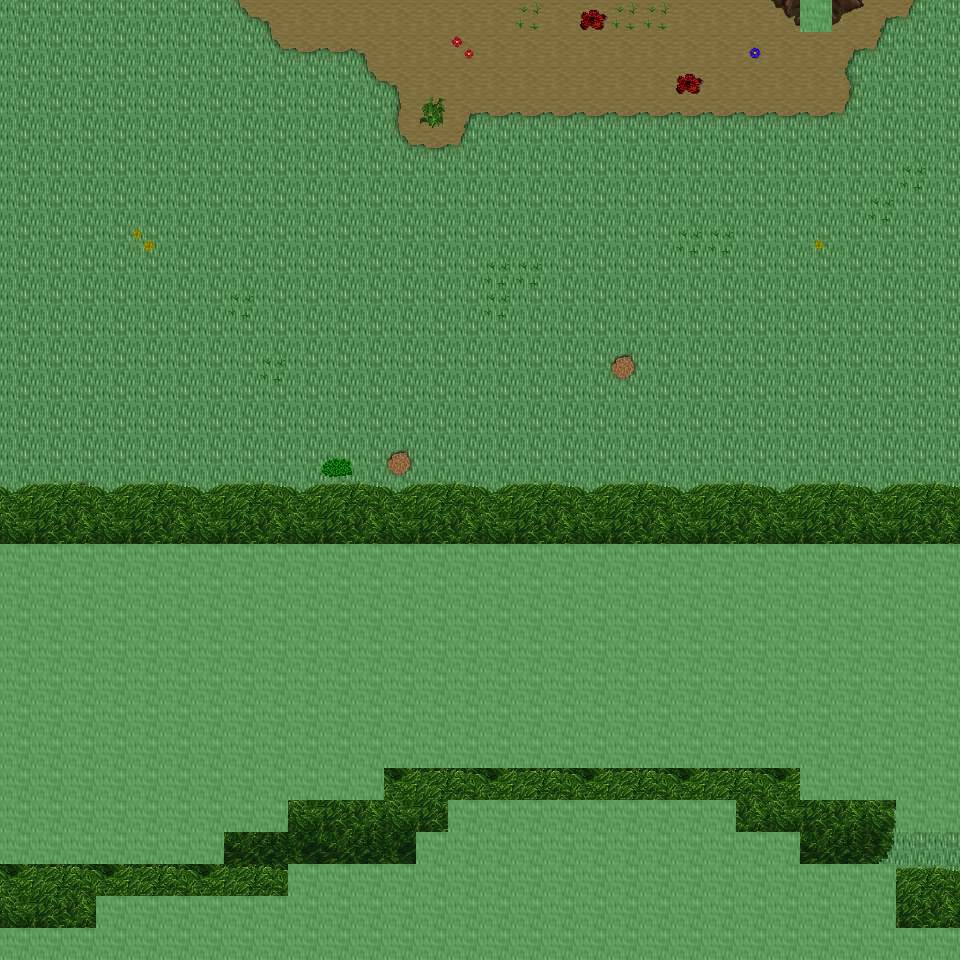

A 2D game scene composited from a Tiled map and its tileset images. What follows is a short description and the map's XML, with each tile layer's data collapsed to a summary:
An orthogonal 30x30 tile map with 32x32 px tiles, 6 tile layers (Ground, Object, Object2, Above, ...), 34 tilesets and 4 objects (4x mapExit).

<map version="1.0" orientation="orthogonal" renderorder="right-down" width="30" height="30" tilewidth="32" tileheight="32" nextobjectid="5">
  <tileset firstgid="1" name="tileset_ground_ground" tilewidth="32" tileheight="32" tilecount="33" columns="3">
    <image source="../drawable/tileset_ground_ground.png" width="96" height="352" />
  </tileset>
  <tileset firstgid="34" name="tileset_ground_grass_edges" tilewidth="32" tileheight="32" tilecount="36" columns="12">
    <image source="../drawable/tileset_ground_grass_edges.png" width="384" height="96" />
  </tileset>
  <tileset firstgid="70" name="tileset_ground_earth_edges" tilewidth="32" tileheight="32" tilecount="18" columns="6">
    <image source="../drawable/tileset_ground_earth_edges.png" width="192" height="96" />
  </tileset>
  <tileset firstgid="88" name="tileset_ground_grass_corners" tilewidth="32" tileheight="32" tilecount="24" columns="6">
    <image source="../drawable/tileset_ground_grass_corners.png" width="192" height="128" />
  </tileset>
  <tileset firstgid="112" name="tileset_plant_grasses" tilewidth="32" tileheight="32" tilecount="6" columns="3">
    <image source="../drawable/tileset_plant_grasses.png" width="96" height="64" />
  </tileset>
  <tileset firstgid="118" name="tileset_plant_flower_daisy_blue" tilewidth="32" tileheight="32" tilecount="8" columns="2">
    <image source="../drawable/tileset_plant_flower_daisy_blue.png" width="64" height="128" />
  </tileset>
  <tileset firstgid="126" name="tileset_plant_flower_daisy_yellow" tilewidth="32" tileheight="32" tilecount="8" columns="2">
    <image source="../drawable/tileset_plant_flower_daisy_yellow.png" width="64" height="128" />
  </tileset>
  <tileset firstgid="134" name="tileset_plant_bush_bushes" tilewidth="32" tileheight="32" tilecount="10" columns="5">
    <image source="../drawable/tileset_plant_bush_bushes.png" width="160" height="64" />
  </tileset>
  <tileset firstgid="144" name="tileset_plant_flower_daisy_red" tilewidth="32" tileheight="32" tilecount="8" columns="2">
    <image source="../drawable/tileset_plant_flower_daisy_red.png" width="64" height="128" />
  </tileset>
  <tileset firstgid="152" name="tileset_plant_flower_daisy_white" tilewidth="32" tileheight="32" tilecount="8" columns="2">
    <image source="../drawable/tileset_plant_flower_daisy_white.png" width="64" height="128" />
  </tileset>
  <tileset firstgid="160" name="tileset_logic_collision" tilewidth="32" tileheight="32" tilecount="1" columns="1">
    <image source="../drawable/tileset_logic_collision.png" width="32" height="32" />
  </tileset>
  <tileset firstgid="161" name="tileset_plant_stump_stump_brown" tilewidth="32" tileheight="32" tilecount="4" columns="2">
    <image source="../drawable/tileset_plant_stump_stump_brown.png" width="64" height="64" />
  </tileset>
  <tileset firstgid="165" name="tileset_plant_tree_tree_green" tilewidth="32" tileheight="32" tilecount="88" columns="8">
    <image source="../drawable/tileset_plant_tree_tree_green.png" width="256" height="352" />
  </tileset>
  <tileset firstgid="253" name="tileset_logic_item_resources" tilewidth="32" tileheight="32" tilecount="6" columns="6">
    <image source="../drawable/tileset_logic_item_resources.png" width="192" height="32" />
  </tileset>
  <tileset firstgid="259" name="tileset_logic_item_mushroom" tilewidth="32" tileheight="32" tilecount="6" columns="6">
    <image source="../drawable/tileset_logic_item_mushroom.png" width="192" height="32" />
  </tileset>
  <tileset firstgid="265" name="tileset_object_tent" tilewidth="32" tileheight="32" tilecount="9" columns="3">
    <image source="../drawable/tileset_object_tent.png" width="96" height="96" />
  </tileset>
  <tileset firstgid="274" name="tileset_logic_creature_albino_elf" tilewidth="32" tileheight="32" tilecount="5" columns="5">
    <image source="../drawable/tileset_logic_creature_albino_elf.png" width="160" height="32" />
  </tileset>
  <tileset firstgid="279" name="tileset_ground_ladder_vertical_dark" tilewidth="32" tileheight="32" tilecount="3" columns="3">
    <image source="../drawable/tileset_ground_ladder_vertical_dark.png" width="96" height="32" />
  </tileset>
  <tileset firstgid="282" name="tileset_ground_ladder_horizontal_dark" tilewidth="32" tileheight="32" tilecount="3" columns="1">
    <image source="../drawable/tileset_ground_ladder_horizontal_dark.png" width="32" height="96" />
  </tileset>
  <tileset firstgid="285" name="tileset_furniture_light_flames" tilewidth="32" tileheight="32" tilecount="6" columns="6">
    <image source="../drawable/tileset_furniture_light_flames.png" width="192" height="32" />
  </tileset>
  <tileset firstgid="291" name="tileset_furniture_table_tree_stump_table" tilewidth="32" tileheight="32" tilecount="4" columns="2">
    <image source="../drawable/tileset_furniture_table_tree_stump_table.png" width="64" height="64" />
  </tileset>
  <tileset firstgid="295" name="tileset_furniture_chair_stool" tilewidth="32" tileheight="32" tilecount="1" columns="1">
    <image source="../drawable/tileset_furniture_chair_stool.png" width="32" height="32" />
  </tileset>
  <tileset firstgid="296" name="tileset_logic_creature_ent" tilewidth="32" tileheight="32" tilecount="4" columns="4">
    <image source="../drawable/tileset_logic_creature_ent.png" width="128" height="32" />
  </tileset>
  <tileset firstgid="300" name="tileset_logic_creature_animal" tilewidth="32" tileheight="32" tilecount="32" columns="8">
    <image source="../drawable/tileset_logic_creature_animal.png" width="256" height="128" />
  </tileset>
  <tileset firstgid="332" name="tileset_logic_portal" tilewidth="32" tileheight="32" tilecount="24" columns="8">
    <image source="../drawable/tileset_logic_portal.png" width="256" height="96" />
  </tileset>
  <tileset firstgid="356" name="tileset_logic_item_herb" tilewidth="32" tileheight="32" tilecount="5" columns="5">
    <image source="../drawable/tileset_logic_item_herb.png" width="160" height="32" />
  </tileset>
  <tileset firstgid="361" name="tileset_ground_pothole" tilewidth="32" tileheight="32" tilecount="4" columns="4">
    <image source="../drawable/tileset_ground_pothole.png" width="128" height="32" />
  </tileset>
  <tileset firstgid="365" name="tileset_logic_creature_elemental" tilewidth="32" tileheight="32" tilecount="16" columns="8">
    <image source="../drawable/tileset_logic_creature_elemental.png" width="256" height="64" />
  </tileset>
  <tileset firstgid="381" name="tileset_plant_bush_bush_pinks" tilewidth="32" tileheight="32" tilecount="4" columns="2">
    <image source="../drawable/tileset_plant_bush_bush_pinks.png" width="64" height="64" />
  </tileset>
  <tileset firstgid="385" name="tileset_light_door_light" tilewidth="32" tileheight="32" tilecount="12" columns="3">
    <image source="../drawable/tileset_light_door_light.png" width="96" height="128" />
  </tileset>
  <tileset firstgid="397" name="tileset_light_dim_light_7x5" tilewidth="32" tileheight="32" tilecount="35" columns="7">
    <image source="../drawable/tileset_light_dim_light_7x5.png" width="224" height="160" />
  </tileset>
  <tileset firstgid="432" name="tileset_light_light_5x5" tilewidth="32" tileheight="32" tilecount="25" columns="5">
    <image source="../drawable/tileset_light_light_5x5.png" width="160" height="160" />
  </tileset>
  <tileset firstgid="457" name="tileset_furniture_light_roots_lamp" tilewidth="32" tileheight="32" tilecount="6" columns="2">
    <image source="../drawable/tileset_furniture_light_roots_lamp.png" width="64" height="96" />
  </tileset>
  <tileset firstgid="463" name="tileset_building_huts" tilewidth="32" tileheight="32" tilecount="338" columns="26">
    <image source="../drawable/tileset_building_huts.png" width="832" height="416" />
  </tileset>
  <layer name="Ground" width="30" height="30">
    <data>[900 cells, 900 non-empty, 3 distinct tile ids]</data>
  </layer>
  <layer name="Object" width="30" height="30">
    <data>[900 cells, 65 non-empty, 28 distinct tile ids]</data>
  </layer>
  <layer name="Object2" width="30" height="30">
    <data>[900 cells, 0 non-empty, 0 distinct tile ids]</data>
  </layer>
  <layer name="Above" width="30" height="30">
    <data>[900 cells, 444 non-empty, 17 distinct tile ids]</data>
  </layer>
  <layer name="Above2" width="30" height="30">
    <data>[900 cells, 0 non-empty, 0 distinct tile ids]</data>
  </layer>
  <layer name="Walkable" width="30" height="30">
    <data>[900 cells, 341 non-empty, 1 distinct tile ids]</data>
  </layer>
  <objectgroup name="MapEvents">
    <object id="1" name="north" type="mapExit" x="0" y="0" width="800" height="32">
      <properties>
        <property name="map" value="level_0_x119_y130" />
        <property name="x" value="0" />
        <property name="y" value="28" />
      </properties>
    </object>
    <object id="2" name="north2" type="mapExit" x="832" y="0" width="128" height="32">
      <properties>
        <property name="map" value="level_0_x119_y130" />
        <property name="x" value="26" />
        <property name="y" value="28" />
      </properties>
    </object>
    <object id="3" name="east" type="mapExit" x="928" y="0" width="32" height="544">
      <properties>
        <property name="map" value="level_0_x120_y131" />
        <property name="x" value="1" />
        <property name="y" value="0" />
      </properties>
    </object>
    <object id="4" name="east2" type="mapExit" x="928" y="832" width="32" height="96">
      <properties>
        <property name="map" value="level_0_x120_y131" />
        <property name="x" value="1" />
        <property name="y" value="26" />
      </properties>
    </object>
  </objectgroup>
</map>
